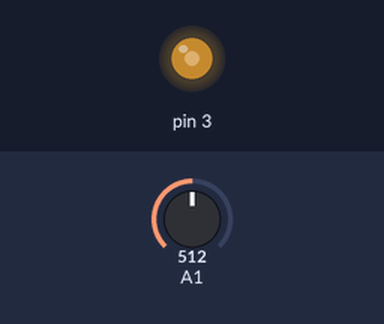
Bench run of a sketch on a simulated Arduino Uno, built with avr-gcc and run on an emulated ATmega328P. Parts: output pins drawn as LEDs (lit = HIGH). The inputs (shaded band) are chosen by the test bench; at power-on: A1 = 512.

Above: at 1.2 s.
1.3 s: A1 set to 716
At 1.8 s:
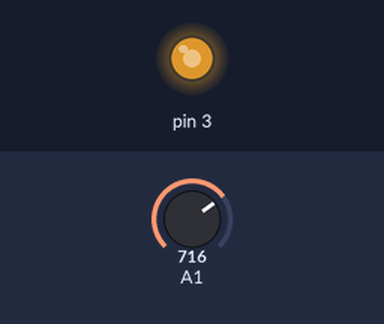
2.8 s: A1 set to 900
At 4.0 s:
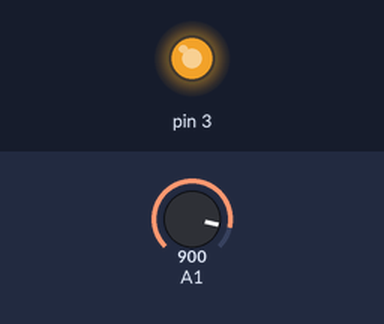
4.3 s: A1 set to 122
At 5.4 s:
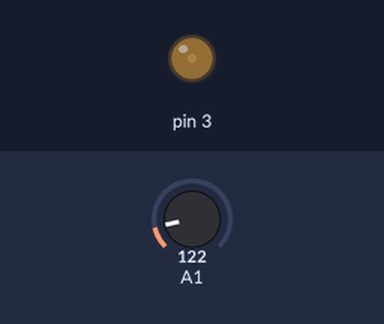
5.8 s: A1 set to 0
At 6.7 s:
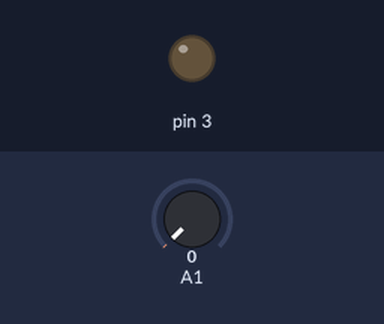
Timing chart, 0 to 8.3 s (numbered marks = the images above; inputs shaded):
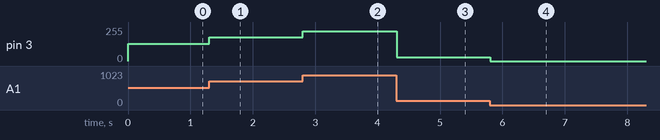

Measured:
- after the input at 1.3 s, pin 3: 128/255 → 179/255 at once
- after the input at 2.8 s, pin 3: 179/255 → 225/255 at once
- after the input at 4.3 s, pin 3: 225/255 → 30/255 at once
- after the input at 5.8 s, pin 3: 30/255 → 0/255 at once

The sketch:

practica_constantes.ino
```cpp
//int Pot = A1 const int Pot= A1
#define Pot A1
//int Led = 3 const int Led = 3
#define Led 3
#define OutPin(pin) pinMode(pin, OUTPUT)
#define InPin(pin) pinMode(pin, INPUT)
#define Lectura(pin) analogRead(pin)
#define WAnalog(pin, b) analogWrite(pin, b)

int brillo; //brillo no se puede poner como constante porque varia el valor

void setup() {
Serial.begin(9600);

 OutPin(Led); //pinMode(3, OUTPUT)
 InPin(Pot);	//pinMode(A1, INPUT)

}

void loop() {
brillo = Lectura(Pot)/4; //analogRead(Pot)/4;
  WAnalog(Led, brillo); //analogWrite(Led, brillo);
  delay(100);


}
```
